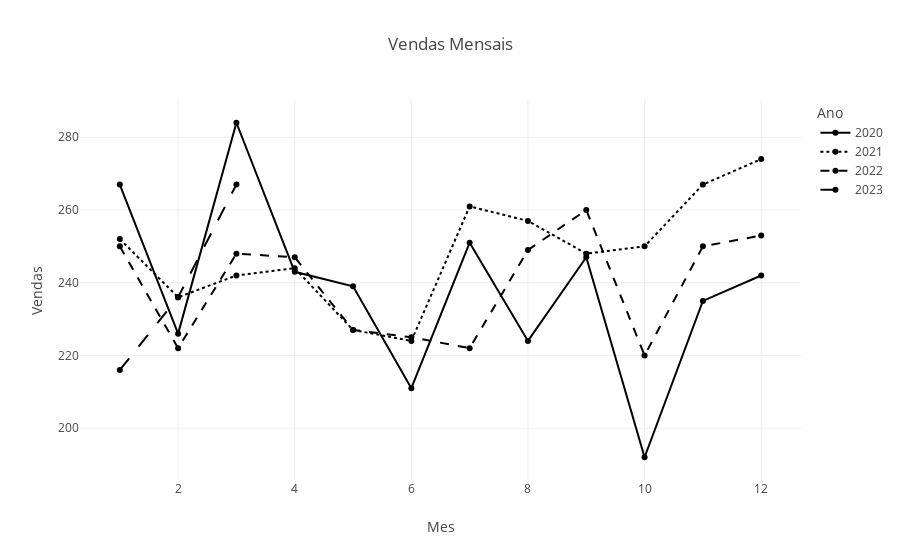

This figure's notebook cell:
### Code cell
fig_vendas_mensal = px.line(
    vendas_mensal,
    x = 'Mes',
    y = 'Vendas',
    markers = True,
    range_y = (0, vendas_mensal.max()),
    color = 'Ano',
    line_dash = 'Ano',
    title = 'Vendas Mensais'
)
fig_vendas_mensal.show()

### Figure 1 — Plotly figure (JSON) as saved in the notebook; plotly's stock layout.template omitted (floating-point values rounded to 4 significant figures)
{"data": [{"hovertemplate": "Ano=2020<br>Mes=%{x}<br>Vendas=%{y}<extra></extra>", "legendgroup": "2020", "line": {"color": "#000001", "dash": "solid"}, "marker": {"symbol": "circle"}, "mode": "lines+markers", "name": "2020", "orientation": "v", "showlegend": true, "type": "scatter", "x": [1, 2, 3, 4, 5, 6, 7, 8, 9, 10, 11, 12], "xaxis": "x", "y": [267, 226, 284, 243, 239, 211, 251, 224, 247, 192, 235, 242], "yaxis": "y"}, {"hovertemplate": "Ano=2021<br>Mes=%{x}<br>Vendas=%{y}<extra></extra>", "legendgroup": "2021", "line": {"color": "#000002", "dash": "dot"}, "marker": {"symbol": "circle"}, "mode": "lines+markers", "name": "2021", "orientation": "v", "showlegend": true, "type": "scatter", "x": [1, 2, 3, 4, 5, 6, 7, 8, 9, 10, 11, 12], "xaxis": "x", "y": [252, 236, 242, 244, 227, 224, 261, 257, 248, 250, 267, 274], "yaxis": "y"}, {"hovertemplate": "Ano=2022<br>Mes=%{x}<br>Vendas=%{y}<extra></extra>", "legendgroup": "2022", "line": {"color": "#000003", "dash": "dash"}, "marker": {"symbol": "circle"}, "mode": "lines+markers", "name": "2022", "orientation": "v", "showlegend": true, "type": "scatter", "x": [1, 2, 3, 4, 5, 6, 7, 8, 9, 10, 11, 12], "xaxis": "x", "y": [250, 222, 248, 247, 227, 225, 222, 249, 260, 220, 250, 253], "yaxis": "y"}, {"hovertemplate": "Ano=2023<br>Mes=%{x}<br>Vendas=%{y}<extra></extra>", "legendgroup": "2023", "line": {"color": "#000004", "dash": "longdash"}, "marker": {"symbol": "circle"}, "mode": "lines+markers", "name": "2023", "orientation": "v", "showlegend": true, "type": "scatter", "x": [1, 2, 3], "xaxis": "x", "y": [216, 236, 267], "yaxis": "y"}], "layout": {"legend": {"title": {"text": "Ano"}, "tracegroupgap": 0}, "title": {"text": "Vendas Mensais"}, "xaxis": {"anchor": "y", "domain": [0, 1], "title": {"text": "Mes"}}, "yaxis": {"anchor": "x", "domain": [0, 1], "range": [0, ["2023-03-31T00:00:00", 284, 2023, 12]], "title": {"text": "Vendas"}}}}
